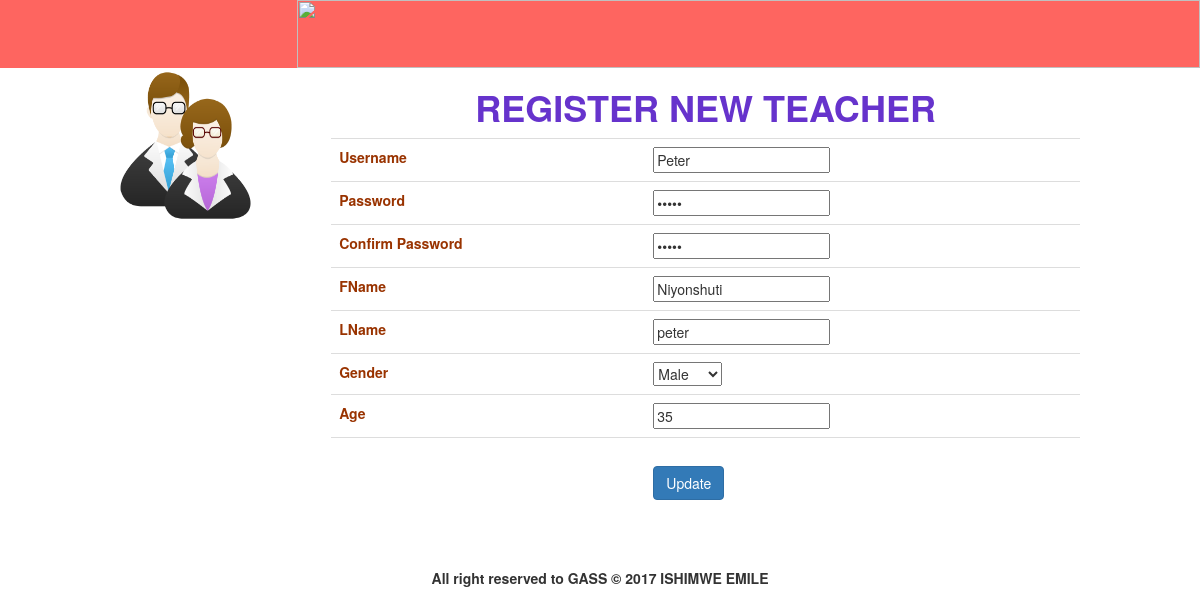
Screenshot of /admin/register.php?update=22 with the database file from the repository.
### tables this page shows
CREATE TABLE `teacher` (
  `t_id` int(3) NOT NULL,
  `username` text NOT NULL,
  `password` varchar(20) NOT NULL,
  `fname` text NOT NULL,
  `lname` text NOT NULL,
  `gender` text NOT NULL,
  `age` int(3) NOT NULL
);

### admin/register.php (the view, shortened to what this page needs)
<?php include_once"registerteacher.php" ?>
<!DOCTYPE HTML PUBLIC "-//W3C//DTD HTML 4.01 Transitional//EN" "http://www.w3.org/TR/html4/loose.dtd">
<html>
<head>
<link href="../quiz.css" rel="stylesheet" type="text/css">
<link href="../assets/bootstrap.css" type="text/css" rel="stylesheet" media="all">
</head>
<body bgcolor="white">
<?php
include("header.php");
?>
<?php $updates=array();
if(isset($_GET['update'])){
	$id=$_GET['update'];
	$query="SELECT * FROM teacher WHERE t_id='$id'";
	$row=mysql_query($query);
	while($result=mysql_fetch_array($row)){
		$updates[]=$result;
	}
	foreach($updates as $update){}
}
?>
 <table width="80%" border="0"bgcolor="white" align="center">
   <tr>
     <td width="132" rowspan="2" valign="top"><span class="style8"><img src="image/Teachers-icon.png" width="131" height="155"></span></td>
     <td width="468" height="57"><h1 align="center"><span class="style8">REGISTER NEW TEACHER</span></h1></td>
   </tr>
   <tr>
     <td>
	 <form name="form1" method="post" action="register.php" onSubmit="/* return check(); */">
       <table width="301" border="0" class="table" align="left">
         <tr>
           <td><div align="left" class="style7">Username </div></td>
           <td><input type="text" name="username" value="<?= ((isset($_GET['update'])?$update['username']:'')) ?>"></td>
         </tr>
         <tr>
           <td class="style7">Password</td>
           <td><input type="password" name="pass" value="<?= ((isset($_GET['update'])?$update['password']:'')) ?>"></td>
         </tr>
         <tr>
           <td class="style7">Confirm Password </td>
           <td><input name="cpass" type="password" id="cpass" value="<?= ((isset($_GET['update'])?$update['password']:'')) ?>"></td>
         </tr>
         <tr>
           <td class="style7">FName</td>
           <td><input name="fname" type="text" id="name" value="<?= ((isset($_GET['update'])?$update['fname']:'')) ?>"></td>
         </tr>
		 <tr>
           <td class="style7">LName</td>
           <td><input name="lname" type="text" id="name" value="<?= ((isset($_GET['update'])?$update['lname']:'')) ?>"></td>
         </tr>
         <tr>
           <td class="style7">Gender</td>
           <td><select name="gender">
		   <option>Male</option>
		   </select></td>
         </tr>
         <tr>
           <td valign="top" class="style7">Age</td>
           <td><input name="age" type="text" id="age" value="<?= ((isset($_GET['update'])?$update['age']:'')) ?>"></td>
         </tr>
         <tr>
           <td>&nbsp;</td>
           <td><br/><input type="submit" class="btn btn-primary" name="<?= ((isset($_GET['update'])?'Update':'Submit')) ?>" value="<?= ((isset($_GET['update'])?'Update':'Register')) ?>">
           </td>
         </tr>
         <table width="100%">
   <tr>
    <td aling=right>
	</td>
  </tr>
</table>
       </table>
     </form></td>
   </tr>
   <tr ></tr><br>
   <tr>
  <td colspan="3"><center><strong>All right reserved to GASS &copy; 2017 ISHIMWE EMILE</strong></center></td>
  </tr>
 </table>
 <p>&nbsp; </p>
</body>
</html>

### quiz.css (style rules this page uses)
body { margin-left: 0px; margin-top: 0px; }
.style7 { color: #993300; font-weight: bold; }
.style8 { color: #6633CC; font-weight: bold; }

### rows the page displays
teacher: username "Peter", fname "Niyonshuti", lname "peter", age "35"
